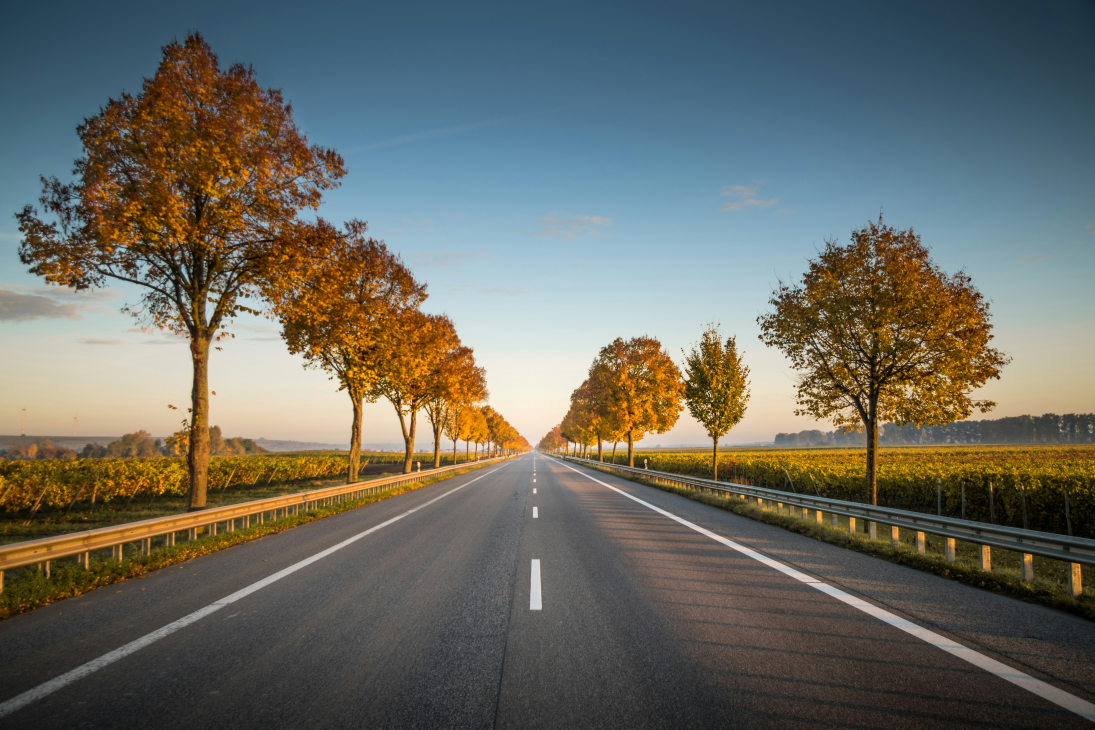
#> input picture road_example2.jpg, 5472 x 3648 px, found by its file name (shown at 1/5 size)
$ python hough_line_test.py
#> lines starting #> are read from the running program, lines starting #| are printed output that depends on the picture; after the words box and inside, x2 and y2 are one past the last pixel; in counts of white or black regions, pixels touching at a corner belong together
import cv2 as cv
import numpy as np

# 1단계: 이미지 로드 및 축소
img = cv.imread('road_example2.jpg')  # 인터넷에서 찾은 도로 사진
#> img is the input picture: shape (3648, 5472, 3); mean B, G, R 97.3, 106.2, 105.5
if img is None:
    print("도로 이미지를 찾을 수 없습니다")
    exit(1)

# 축소 (처리 속도 향상)
scale = 0.1
img_resized = cv.resize(img, (int(img.shape[1]*scale), int(img.shape[0]*scale)))
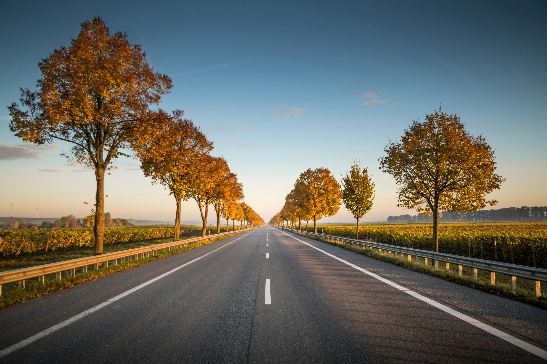
#> img_resized: shape (364, 547, 3); mean B, G, R 97.2, 106.1, 105.4

# 2단계: 그레이스케일 변환
gray = cv.cvtColor(img_resized, cv.COLOR_BGR2GRAY)
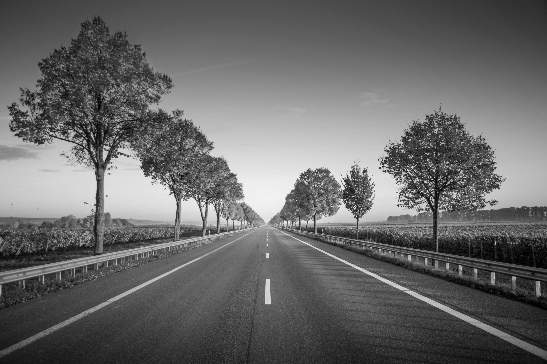
#> gray: shape (364, 547); min 0, max 243, mean 104.8

# 3단계: Canny 에지 검출
edges = cv.Canny(gray, 190, 200, apertureSize=3)
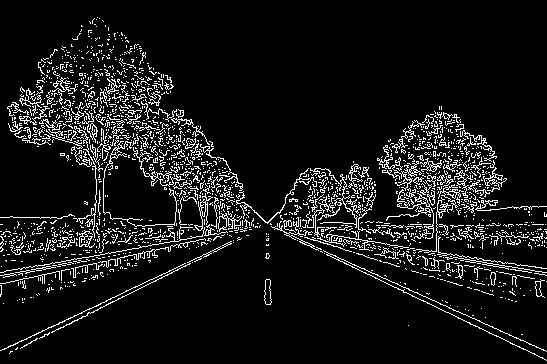
#> edges: shape (364, 547); 8.7% white in thin lines or dots

# 4단계: Hough Line Transform (선분 방식)
lines = cv.HoughLinesP(edges, rho=1, theta=np.pi/180,
                       threshold=70, minLineLength=30, maxLineGap=10)
#> lines = 239 rows, first 6: [274, 229, 545, 350], [388, 216, 541, 206], [0, 283, 187, 243], [428, 250, 481, 258], [155, 224, 388, 228], [0, 272, 186, 239]

# 5단계: 검출된 직선을 이미지에 그리기
result = img_resized.copy()
if lines is not None:
    for line in lines:
        x1, y1, x2, y2 = line[0]
        cv.line(result, (x1, y1), (x2, y2), (0, 255, 0), 2)
#> this loop made 239 passes
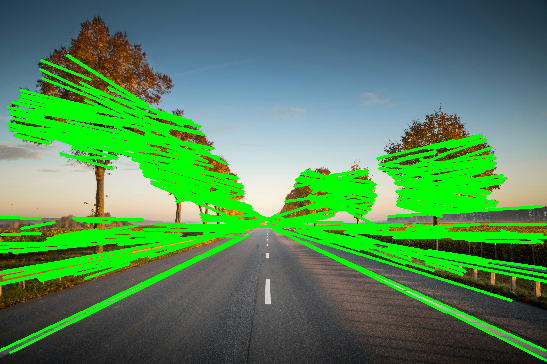
#> result: shape (364, 547, 3); 19.25% of pixels changed, all inside (x1, y1, x2, y2) = (0, 54, 547, 362)
    print(f"검출된 직선 개수: {len(lines)}")
#| 검출된 직선 개수: 239
else:
    print("검출된 직선이 없습니다")

# 결과 표시
cv.imshow('Original', gray)
cv.imshow('Edges', edges)
cv.imshow('Hough Lines', result)
cv.waitKey(0)
cv.destroyAllWindows()

# 결과 저장
cv.imwrite('car_line_detected.jpg', result)

$ run again, with carnumber.jpg copied over road_example2.jpg
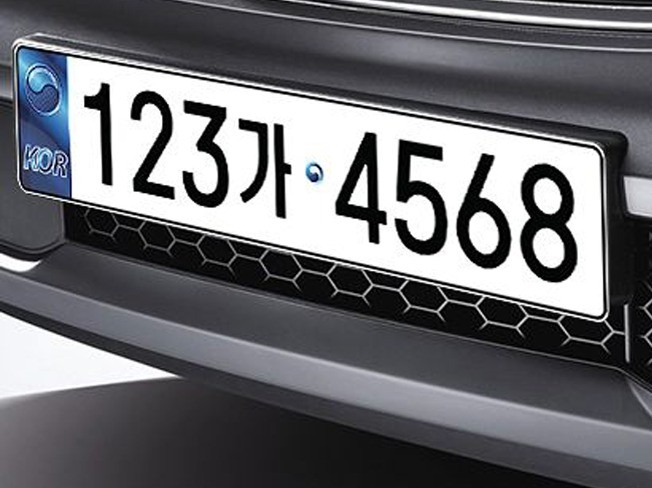
#> input picture carnumber.jpg, 652 x 488 px, found by its file name
#> img is the input picture: shape (488, 652, 3); mean B, G, R 111.2, 107, 106.6
#> `gray = cv.cvtColor(img_resized, cv.COLOR_BGR2GRAY)`:
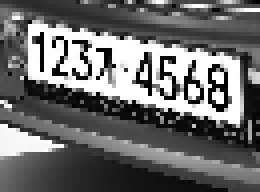
#> gray: shape (48, 65) (shown 4 times larger); min 0, max 255, mean 107.9
#> `edges = cv.Canny(gray, 190, 200, apertureSize=3)`:
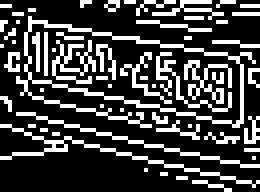
#> edges: shape (48, 65) (shown 4 times larger); 25.9% white in thin lines or dots
#> lines = None
